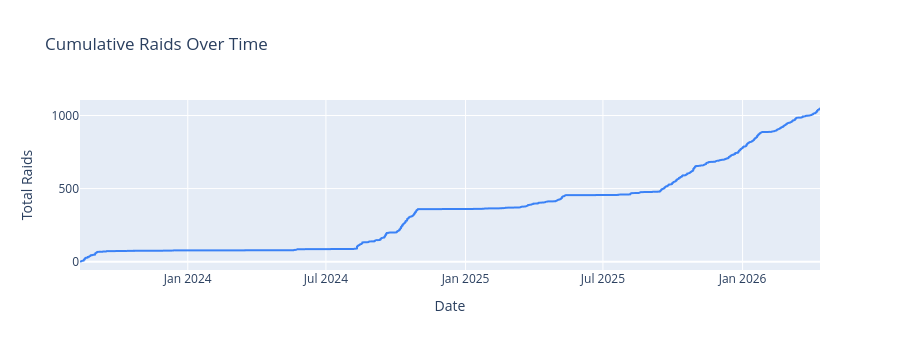

Notebook code cell kept with this figure:
### Code cell
cumulative = (
    df
    .sort("date_completed")
    .with_row_index("raid_num")
    .with_columns((pl.col("raid_num") + 1).alias("cumulative_raids"))
)

fig = px.line(
    cumulative.to_pandas(),
    x="date_completed",
    y="cumulative_raids",
    title="Cumulative Raids Over Time",
    labels={"date_completed": "Date", "cumulative_raids": "Total Raids"},
)
fig.update_traces(line_color="#3b82f6")
fig.update_layout(height=350)
fig.show()

### Figure 1 — Plotly figure (JSON) as saved in the notebook; plotly's stock layout.template omitted (floating-point values rounded to 4 significant figures; data arrays with more than 128 entries replaced by an {"elided": "..."} marker saying what was removed)
{"data": [{"hovertemplate": "Date=%{x}<br>Total Raids=%{y}<extra></extra>", "legendgroup": "", "line": {"color": "#3b82f6", "dash": "solid"}, "marker": {"symbol": "circle"}, "mode": "lines", "name": "", "showlegend": false, "type": "scattergl", "x": {"elided": "1048 str values"}, "xaxis": "x", "y": {"elided": "1048 int values"}, "yaxis": "y"}], "layout": {"height": 350, "legend": {"tracegroupgap": 0}, "title": {"text": "Cumulative Raids Over Time"}, "xaxis": {"anchor": "y", "domain": [0, 1], "title": {"text": "Date"}}, "yaxis": {"anchor": "x", "domain": [0, 1], "title": {"text": "Total Raids"}}}}
